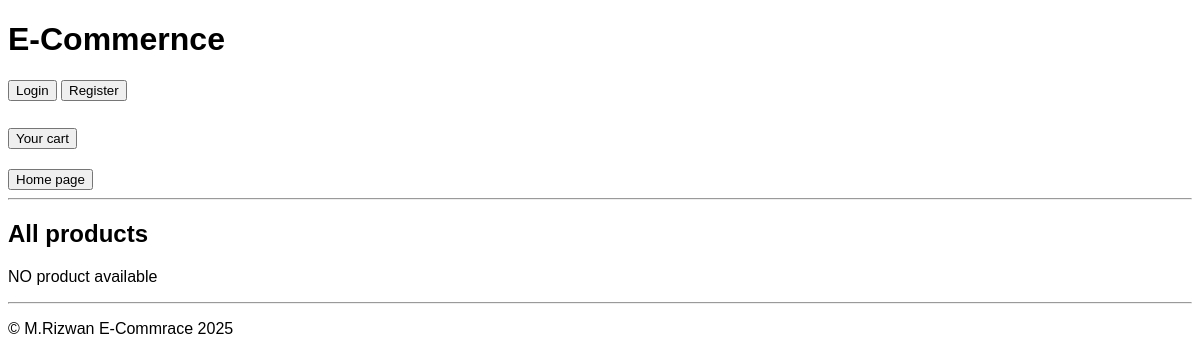
/, run on an earlier commit of the app's database.
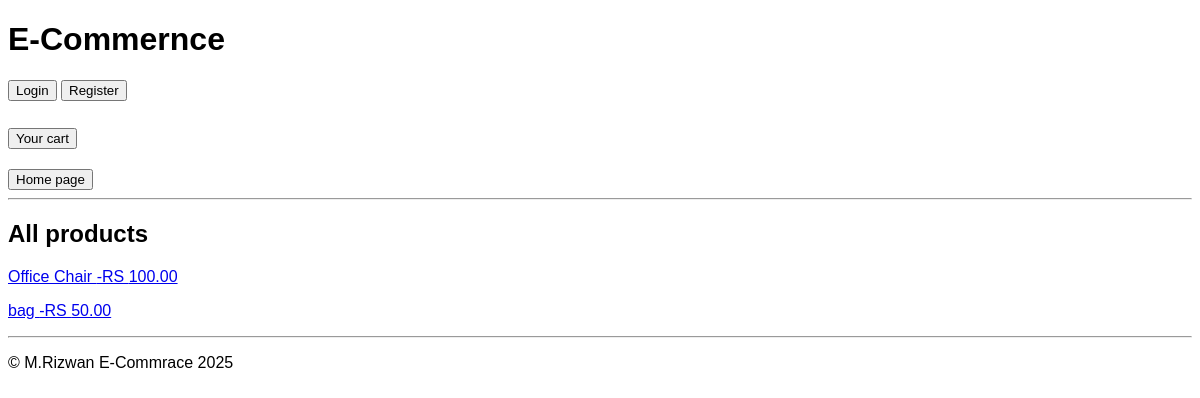
And on a later commit of the database.
### store/models.py (models this page shows, shortened)
class Product(TimeStampedModel):
    name = models.CharField(max_length=200)
    price = models.DecimalField(max_digits=10, decimal_places=2)
    categories = models.ManyToManyField(Category)
    description = models.TextField()

### store/views.py (the view)
# urls.py: path('', ProductListView.as_view(), name="home"),
class ProductListView(ListView):
    model = Product
    template_name = "store/home.html"
    context_object_name = "products"

### templates/store/home.html (shortened to what this page needs)
{% extends "base.html" %}
{% block content %}
    <h2>All products</h2>
    {% for product in products %}
        <p>
            <a href="{% url 'product_detail' product.id %}">
                {{product.name}} -RS {{product.price}}
            </a>
        </p>
    {% empty %}
    <p>NO product available</p>
    {% endfor %}
{% endblock content %}

What changed in the data, as far as the page shows it:
added Product: name "Office Chair", price "100.00"
added Product: name "bag", price "50.00"
Also different on the page:
text no longer shown: "NO product available"
